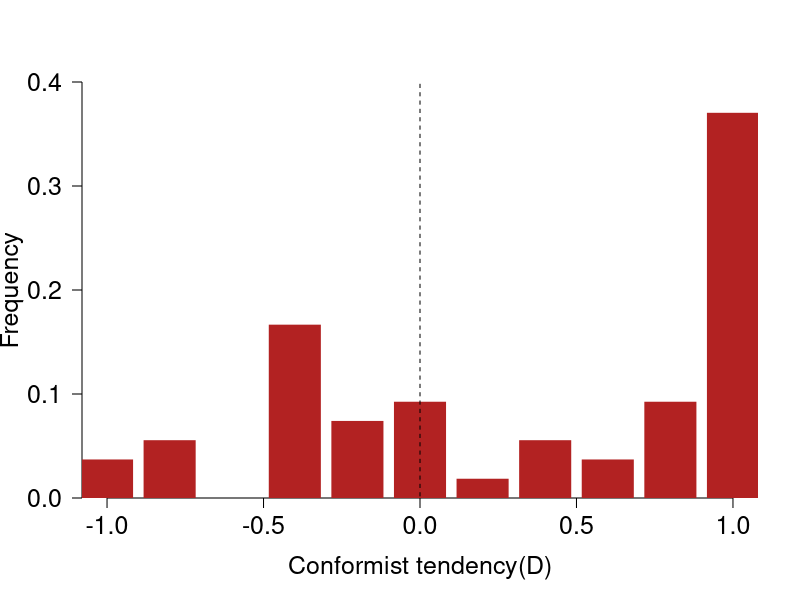

The R source for this figure:
#set the path and read the data
#setwd('')
a<-read.table('Experimental_data.txt', header=TRUE, sep='\t')

# specify likelihood of fit (function whose output value will be optimised)
estimateD<- function(v) {
	D<-v[1]

	if (D > 1 || D < (-1)) { return (100000)} # D must be between -1 and 1
	else {
		
		# binomial model (Boyd and Richerson 1985; McElreath et al 2005)
		N<-3;
		x<-0:N;
		y<-c();
		cnt<-1;
		for (i in x){
			
			if (i < (N/2)) {
				y[cnt]<- i * (1-D) / N;
			}
			else{
				y[cnt]<- i*(1-D) / N + D ;
			}
			cnt<-cnt+1;
		}

		# an alternative logit model
		# uncomment next line for alternative logit model (with D as 'temperature')!
		# y<-exp(D*x) / (exp(D*x) + exp(D*(N-x))) 

		p<-c();
		for (i in 1:nrow(data0)){
			case<-data0$sumDemoOpt[i]+1;
			p[i]<- y[case]
		}
		
		data0$p<-p
		
		data0$ProbCorrect <- ifelse(data0$opt == 1,  data0$p, 1-data0$p)
		data0$ProbCorrect <- ifelse(data0$ProbCorrect < 0.00001, 0.00001, data0$ProbCorrect) # remove close to zero for log transform
  		data0$loglikelihood <- log(data0$ProbCorrect)
		LL <- sum(data0$loglikelihood, na.rm = TRUE)
		G2 <- -2*LL 
		
		return (G2)
	}
}

#create parameter matrix storing the optimal fits for each individual
parMat<-data.frame(matrix(nrow=0, ncol=10))
names(parMat)<-c('subj', 'subs_style', 'D', 'optRate', 'numDecs', 'd0', 'd1', 'd2', 'd3', 'fit');
cnt<-1;

# calculate best-fitting D for each individual
for (ind in unique(a$playerNr)){
	data00<-subset(a, a$playerNr==ind)
	data0<-subset(data00, data00$infoChoice==1)
	if (length(data0$opt)>3){ # only consider those for which we have some meaningful amount of data data
		bestFit<- 100000
		output<-optim(c(0), fn = estimateD, method = c("Brent"), control=c(maxit=10000), lower=-1, upper=1)
		if (output$value < bestFit){
		
			bestFit <-output$value
		
			parMat[cnt,1]<-ind;
			parMat[cnt,2]<-data0$subsistence[1];
			parMat[cnt,3]<-output$par[1]
			parMat[cnt,4]<-mean(data00$opt)
			parMat[cnt,5]<-length(data0$decision)
			
			for (i in 0:3){
				d<-subset(data0, data0$sumDemoOpt==i)
				parMat[cnt,6+i]<-mean(d$opt)
			}
			
			parMat[cnt, 10]<- output$value;
			
			# track progress of fitting process
			print(paste('player ', ind, 
			'   D=', round(output$par[1],2) ))
			flush.console();
		}

		cnt<-cnt+1;
	}
} 

round(parMat,3)

# only consider those individuals who had more than 10 decisions based on social information
b<-subset(parMat, parMat$numDecs>10)
bins<-rep(0,11)
cnt<-1;
for (i in -5:5){
	d<-subset(b, round(b$D * 5) == i)
	bins[cnt]<-nrow(d);
	cnt<-cnt+1;
}
bins

y<-bins/sum(bins)

#plot the outcome
cols<-c('#76A94C', '#A279BA', '#D06147')
w<-dev.size()[1]; h<-dev.size()[2]
dev.off();
dev.new(width=w, height=h)
plot.new()
par(las=1, cex.axis=1.5, cex.lab=1.5, lend=1, yaxs='i')
plot(0, type='n', xlim=c(-1,1), axes=FALSE, ylim=c(0,0.4), xlab='Conformist tendency(D)', ylab='Frequency')
axis(1, at=-2:2/2)
axis(2)
for (i in 1:length(bins)){
	x<- (i-6)/5;
	arrows(x,0,x,y[i], col='firebrick', lwd=50, code=0) 
}
arrows(0,-1, 0, 3, lty=2, code=0)

# fraction not 'positively conformist'
nrow(subset(b, b$D<0))/nrow(b)

# are there differences between subsistence styles wrt D? (note that we have quite different sample sizes for each subsistence style)
parMat$subs<-factor(parMat$subs_style)
m1<-lm(D ~ subs, data=parMat)
summary(m1)
library('multcomp')
m1contrast<-glht(m1, linfct = mcp(subs = "Tukey"))
summary(m1contrast)

# did more conformist social learners do better? (data set NOT ideal to answer this question)
m2<-lm(optRate ~ D, data=parMat)
summary(m2)
